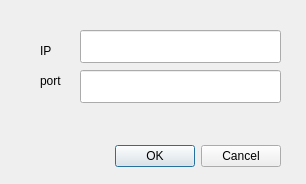
<?xml version="1.0" encoding="UTF-8"?>
<ui version="4.0">
 <class>Dialog</class>
 <widget class="QDialog" name="Dialog">
  <property name="geometry">
   <rect>
    <x>0</x>
    <y>0</y>
    <width>306</width>
    <height>184</height>
   </rect>
  </property>
  <property name="windowTitle">
   <string>Dialog</string>
  </property>
  <widget class="QDialogButtonBox" name="buttonBox">
   <property name="geometry">
    <rect>
     <x>10</x>
     <y>140</y>
     <width>271</width>
     <height>32</height>
    </rect>
   </property>
   <property name="orientation">
    <enum>Qt::Horizontal</enum>
   </property>
   <property name="standardButtons">
    <set>QDialogButtonBox::Cancel|QDialogButtonBox::Ok</set>
   </property>
  </widget>
  <widget class="QLineEdit" name="lineEdit_IP">
   <property name="geometry">
    <rect>
     <x>80</x>
     <y>30</y>
     <width>201</width>
     <height>33</height>
    </rect>
   </property>
  </widget>
  <widget class="QLineEdit" name="lineEdit_port">
   <property name="geometry">
    <rect>
     <x>80</x>
     <y>70</y>
     <width>201</width>
     <height>33</height>
    </rect>
   </property>
  </widget>
  <widget class="QLabel" name="label">
   <property name="geometry">
    <rect>
     <x>40</x>
     <y>40</y>
     <width>31</width>
     <height>21</height>
    </rect>
   </property>
   <property name="text">
    <string>IP</string>
   </property>
  </widget>
  <widget class="QLabel" name="label_2">
   <property name="geometry">
    <rect>
     <x>40</x>
     <y>70</y>
     <width>31</width>
     <height>21</height>
    </rect>
   </property>
   <property name="text">
    <string>port</string>
   </property>
  </widget>
 </widget>
 <resources/>
 <connections>
  <connection>
   <sender>buttonBox</sender>
   <signal>accepted()</signal>
   <receiver>Dialog</receiver>
   <slot>accept()</slot>
   <hints>
    <hint type="sourcelabel">
     <x>248</x>
     <y>254</y>
    </hint>
    <hint type="destinationlabel">
     <x>157</x>
     <y>274</y>
    </hint>
   </hints>
  </connection>
  <connection>
   <sender>buttonBox</sender>
   <signal>rejected()</signal>
   <receiver>Dialog</receiver>
   <slot>reject()</slot>
   <hints>
    <hint type="sourcelabel">
     <x>316</x>
     <y>260</y>
    </hint>
    <hint type="destinationlabel">
     <x>286</x>
     <y>274</y>
    </hint>
   </hints>
  </connection>
  <connection>
   <sender>lineEdit_IP</sender>
   <signal>returnPressed()</signal>
   <receiver>lineEdit_port</receiver>
   <slot>setFocus()</slot>
   <hints>
    <hint type="sourcelabel">
     <x>180</x>
     <y>46</y>
    </hint>
    <hint type="destinationlabel">
     <x>180</x>
     <y>86</y>
    </hint>
   </hints>
  </connection>
  <connection>
   <sender>lineEdit_port</sender>
   <signal>returnPressed()</signal>
   <receiver>lineEdit_IP</receiver>
   <slot>setFocus()</slot>
   <hints>
    <hint type="sourcelabel">
     <x>180</x>
     <y>86</y>
    </hint>
    <hint type="destinationlabel">
     <x>180</x>
     <y>46</y>
    </hint>
   </hints>
  </connection>
 </connections>
</ui>
